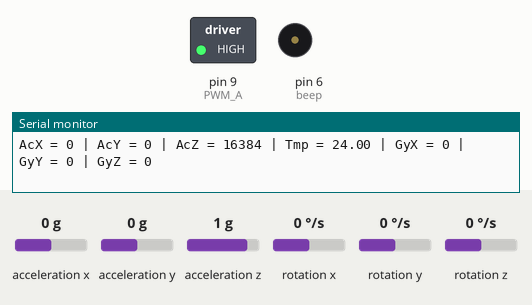
This sketch was run on a simulated Arduino Uno, built with avr-gcc and run on an emulated ATmega328P. On the bench: switched loads named in the sketch (green lamp = pin HIGH), buzzer (waves = sounding, pin HIGH), the last lines printed to the serial monitor. Wiring (inferred from the names in the program): MPU-6050 motion sensor at I2C address 0x68. The test bench sets the inputs (shaded band); at power-on: acceleration x 0 g, acceleration y 0 g, acceleration z 1 g, rotation x 0 °/s, rotation y 0 °/s, rotation z 0 °/s.

Above: at 1.6 s.
1.7 s: acceleration x set to 0.5 g
4.0 s: acceleration x set to 0.8 g
At 5.44 s:
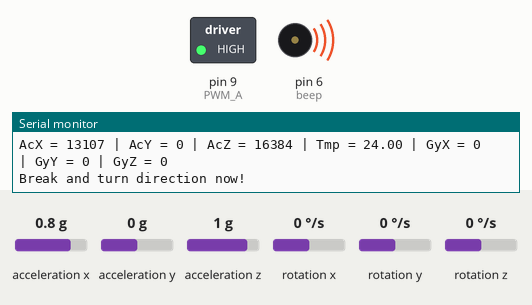
7.5 s: acceleration x set to -1.4 g
At 8.6 s:
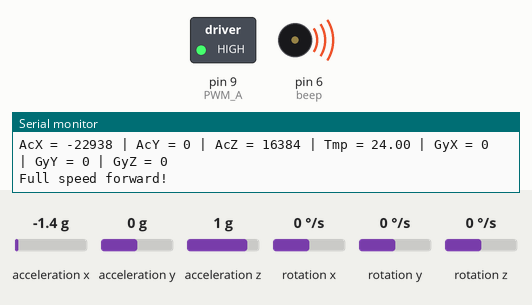
Timing chart, 0 to 10.6 s (numbered marks = the images above; inputs shaded):
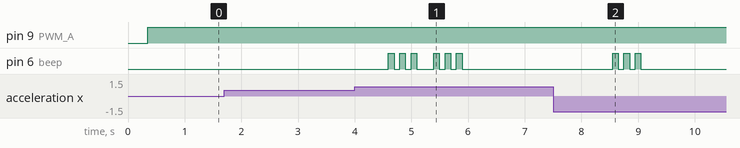

The sketch:

L298P.ino
```cpp
// MPU-6050 Short Example Sketch
// By Arduino User JohnChi
// August 17, 2014
// Public Domain
#include<Wire.h>
const int MPU_addr = 0x68; // I2C address of the MPU-6050
int16_t AcX, AcY, AcZ, Tmp, GyX, GyY, GyZ;

const int PWM_A   = 9;
const int DIR_A   = 7;
const int BRAKE_A = 8;

const int PWM_B   = 10;
const int DIR_B   = 11;
const int BRAKE_B = 12;

const int beep = 6;

bool Break = true;
bool DIR = true;

void setup() {
  Wire.begin();
  Wire.beginTransmission(MPU_addr);
  Wire.write(0x6B);  // PWR_MGMT_1 register
  Wire.write(0);     // set to zero (wakes up the MPU-6050)
  Wire.endTransmission(true);
  Serial.begin(9600);

  pinMode(6, OUTPUT);
}


void read_6050() {
  Wire.beginTransmission(MPU_addr);
  Wire.write(0x3B);  // starting with register 0x3B (ACCEL_XOUT_H)
  Wire.endTransmission(false);
  Wire.requestFrom(MPU_addr, 14, true); // request a total of 14 registers

  AcX = Wire.read() << 8 | Wire.read(); // 0x3B (ACCEL_XOUT_H) & 0x3C (ACCEL_XOUT_L)
  AcY = Wire.read() << 8 | Wire.read(); // 0x3D (ACCEL_YOUT_H) & 0x3E (ACCEL_YOUT_L)
  AcZ = Wire.read() << 8 | Wire.read(); // 0x3F (ACCEL_ZOUT_H) & 0x40 (ACCEL_ZOUT_L)
  Tmp = Wire.read() << 8 | Wire.read(); // 0x41 (TEMP_OUT_H) & 0x42 (TEMP_OUT_L)
  GyX = Wire.read() << 8 | Wire.read(); // 0x43 (GYRO_XOUT_H) & 0x44 (GYRO_XOUT_L)
  GyY = Wire.read() << 8 | Wire.read(); // 0x45 (GYRO_YOUT_H) & 0x46 (GYRO_YOUT_L)
  GyZ = Wire.read() << 8 | Wire.read(); // 0x47 (GYRO_ZOUT_H) & 0x48 (GYRO_ZOUT_L)
  Serial.print("AcX = "); Serial.print(AcX);
  Serial.print(" | AcY = "); Serial.print(AcY);
  Serial.print(" | AcZ = "); Serial.print(AcZ);
  Serial.print(" | Tmp = "); Serial.print(Tmp / 340.00 + 36.53); //equation for temperature in degrees C from datasheet
  Serial.print(" | GyX = "); Serial.print(GyX);
  Serial.print(" | GyY = "); Serial.print(GyY);
  Serial.print(" | GyZ = "); Serial.println(GyZ);
  delay(333);
}

void short_beep() {
  digitalWrite(beep, HIGH);   // turn the LED on (HIGH is the voltage level)
  delay(100);                       // wait for a second
  digitalWrite(beep, LOW);    // turn the LED off by making the voltage LOW
  delay(100);                       // wait for a second
  digitalWrite(beep, HIGH);   // turn the LED on (HIGH is the voltage level)
  delay(100);                       // wait for a second
  digitalWrite(beep, LOW);    // turn the LED off by making the voltage LOW
  delay(100);
  digitalWrite(beep, HIGH);   // turn the LED on (HIGH is the voltage level)
  delay(100);                       // wait for a second
  digitalWrite(beep, LOW);    // turn the LED off by making the voltage LOW
  delay(100);
}

void full_speed_forward_A() {

  digitalWrite(BRAKE_A, LOW);
  digitalWrite(DIR_A, HIGH);
  analogWrite(PWM_A, 255);
  delay(500);
}

void full_speed_backward_A() {
  digitalWrite(BRAKE_A, HIGH);
  digitalWrite(DIR_A, LOW);
  analogWrite(PWM_A, 255);
  delay(500);
}

void break_A() {
  digitalWrite(BRAKE_A, HIGH);
  digitalWrite(DIR_A, HIGH);
  delay(200);
}


void loop() {
  // put your board flat on table, Acx will be around 1000;
  read_6050(); // sen your attitude;

  if ( AcX > 10000 and Break == true ) {
    // change direction and break first;
    DIR = false;
    Break = false;
    short_beep();
    Serial.println("Break and turn direction now!");
    break_A();
    short_beep();
    Serial.println("Full speed backward! ");
    full_speed_backward_A();
  }

  else if ( AcX > 10000 and Break == false ) {
    full_speed_backward_A();
  }

  else if  ( AcX < 10000 and DIR == true) {
    full_speed_forward_A();
  }

  else if  ( AcX < 10000 and DIR == false) {
    Break = true;
    Serial.println("Full speed forward! ");
    DIR = true;
    short_beep();
    full_speed_forward_A();
  }
}
```

Measured:
- the behaviour switches between 0.6 and 0.7 g on acceleration x (found by bisection; images 0 and 1)
- after the input at 4.0 s, pin 6 (beep): LOW → HIGH after 0.59 s, → LOW 0.10 s later, → HIGH 0.10 s later, → LOW 0.10 s later, … (12 changes in this stretch)
- after the input at 7.5 s, pin 6 (beep): alternates HIGH for 0.10 s and LOW for 0.10 s, 6 changes in all, then stays LOW, starting after 1.1 s
